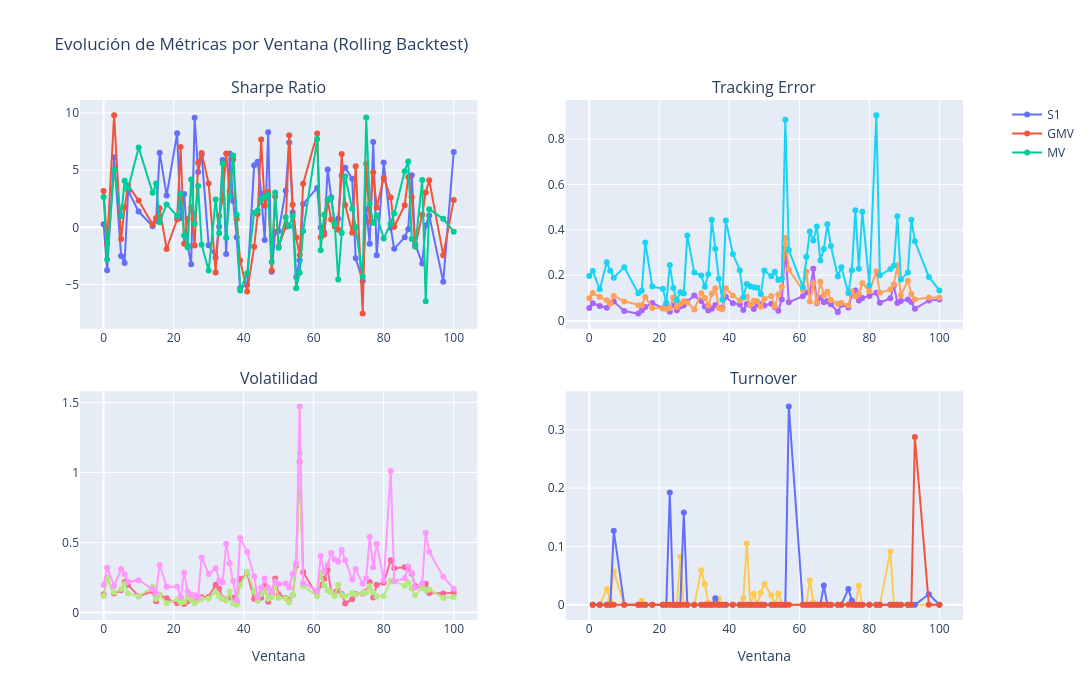

Here is the notebook cell this chart was saved with:
### Markdown cell above
## Visualizaciones del Backtest

### Code cell
# =======================================================
# 📊 VISUALIZACIÓN 1: EVOLUCIÓN DE MÉTRICAS
# =======================================================

from plotly.subplots import make_subplots

# Crear subplots
fig = make_subplots(
    rows=2, cols=2,
    subplot_titles=('Sharpe Ratio', 'Tracking Error', 'Volatilidad', 'Turnover'),
    vertical_spacing=0.12,
    horizontal_spacing=0.10
)

# 1. Sharpe Ratio
fig.add_trace(
    go.Scatter(x=backtest_df['window'], y=backtest_df['s1_sharpe'], 
               name='S1', mode='lines+markers', line=dict(width=2)),
    row=1, col=1
)
fig.add_trace(
    go.Scatter(x=backtest_df['window'], y=backtest_df['gmv_sharpe'], 
               name='GMV', mode='lines+markers', line=dict(width=2)),
    row=1, col=1
)
fig.add_trace(
    go.Scatter(x=backtest_df['window'], y=backtest_df['mv_sharpe'], 
               name='MV', mode='lines+markers', line=dict(width=2)),
    row=1, col=1
)

# 2. Tracking Error
fig.add_trace(
    go.Scatter(x=backtest_df['window'], y=backtest_df['s1_te'], 
               name='S1', mode='lines+markers', line=dict(width=2), showlegend=False),
    row=1, col=2
)
fig.add_trace(
    go.Scatter(x=backtest_df['window'], y=backtest_df['gmv_te'], 
               name='GMV', mode='lines+markers', line=dict(width=2), showlegend=False),
    row=1, col=2
)
fig.add_trace(
    go.Scatter(x=backtest_df['window'], y=backtest_df['mv_te'], 
               name='MV', mode='lines+markers', line=dict(width=2), showlegend=False),
    row=1, col=2
)

# 3. Volatilidad
fig.add_trace(
    go.Scatter(x=backtest_df['window'], y=backtest_df['s1_vol'], 
               name='S1', mode='lines+markers', line=dict(width=2), showlegend=False),
    row=2, col=1
)
fig.add_trace(
    go.Scatter(x=backtest_df['window'], y=backtest_df['gmv_vol'], 
               name='GMV', mode='lines+markers', line=dict(width=2), showlegend=False),
    row=2, col=1
)
fig.add_trace(
    go.Scatter(x=backtest_df['window'], y=backtest_df['mv_vol'], 
               name='MV', mode='lines+markers', line=dict(width=2), showlegend=False),
    row=2, col=1
)

# 4. Turnover
fig.add_trace(
    go.Scatter(x=backtest_df['window'], y=backtest_df['s1_turnover'], 
               name='S1', mode='lines+markers', line=dict(width=2), showlegend=False),
    row=2, col=2
)
fig.add_trace(
    go.Scatter(x=backtest_df['window'], y=backtest_df['gmv_turnover'], 
               name='GMV', mode='lines+markers', line=dict(width=2), showlegend=False),
    row=2, col=2
)
fig.add_trace(
    go.Scatter(x=backtest_df['window'], y=backtest_df['mv_turnover'], 
               name='MV', mode='lines+markers', line=dict(width=2), showlegend=False),
    row=2, col=2
)

fig.update_xaxes(title_text="Ventana", row=2, col=1)
fig.update_xaxes(title_text="Ventana", row=2, col=2)

fig.update_layout(
    title='Evolución de Métricas por Ventana (Rolling Backtest)',
    height=700,
    width=1200,
    showlegend=True,
    legend=dict(x=1.05, y=1)
)

fig.show()
print("✅ Gráfico de evolución generado")
